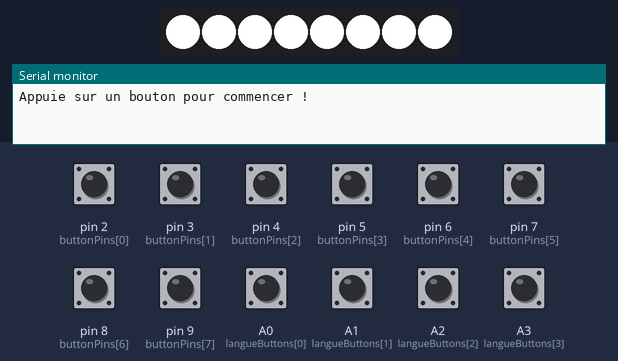
The sketch below on a simulated Arduino Uno, built with avr-gcc and run on an emulated ATmega328P. Parts: 8 RGB LEDs in strip order, left to right, the last lines printed to the serial monitor. The inputs (shaded band) are chosen by the test bench; at power-on: A0 (langueButtons[0]), A1 (langueButtons[1]), A2 (langueButtons[2]), A3 (langueButtons[3]), pin 2 (buttonPins[0]), pin 3 (buttonPins[1]), pin 4 (buttonPins[2]), pin 5 (buttonPins[3]), pin 6 (buttonPins[4]), pin 7 (buttonPins[5]), pin 8 (buttonPins[6]), pin 9 (buttonPins[7]) HIGH.

Above: at 1.2 s.
1.3 s: pin 4 (buttonPins[2]) pulled LOW for 0.15 s
At 1.42 s:
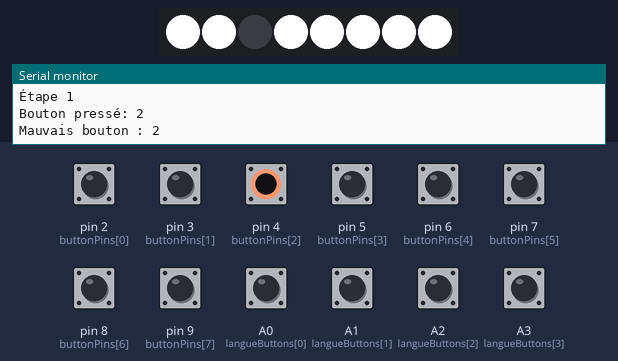
2.0 s: pin 5 (buttonPins[3]) pulled LOW for 1 s
At 2.22 s:
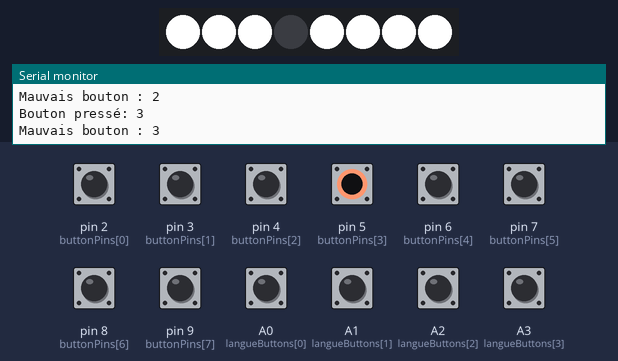
3.6 s: pin 2 (buttonPins[0]) pulled LOW for 0.15 s
At 5.0 s:
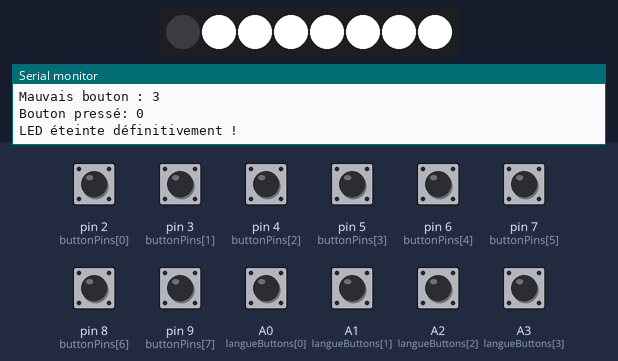
5.3 s: pin 3 (buttonPins[1]) pulled LOW for 0.15 s
At 6.5 s:
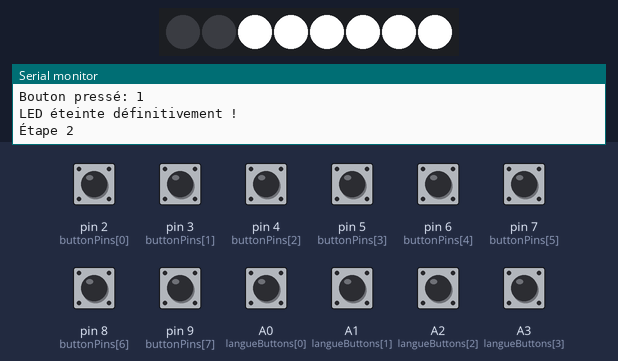
6.9 s: pin 6 (buttonPins[4]) pulled LOW for 0.15 s
At 7.0 s:
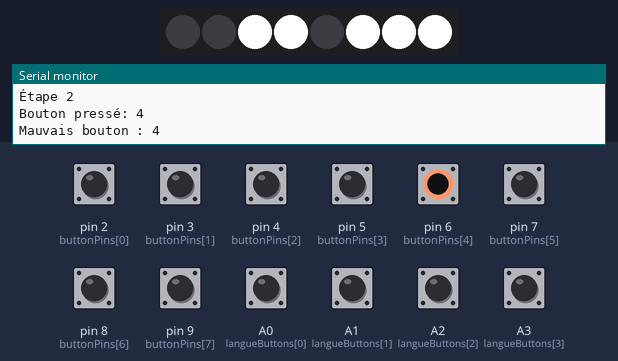
7.6 s: pin 7 (buttonPins[5]) pulled LOW for 0.15 s
At 7.79 s:
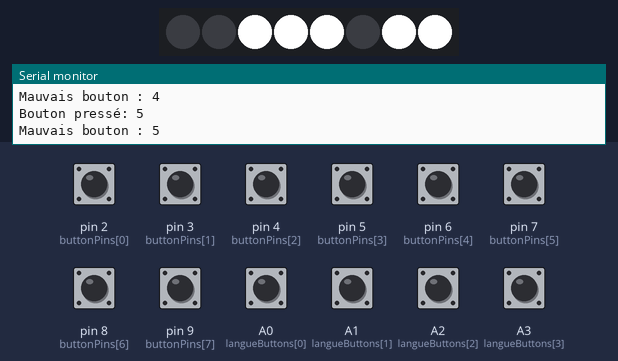
Timing chart, 0 to 39.8 s (numbered marks = the images above; inputs shaded):
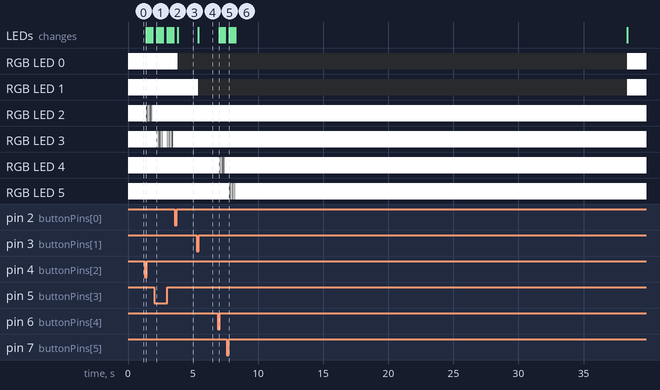

The sketch:

ARDUINO_QUIZZ_V4.ino
```cpp
#include <FastLED.h>
#include <SoftwareSerial.h>

SoftwareSerial mySerial(11, 12); // RX, TX

#define NUM_BUTTONS 8  // Nombre de boutons et LEDs
#define LED_PIN 10
#define NUM_LANGUE_BUTTONS 4  // Nombre de boutons de langues

CRGB leds[NUM_BUTTONS];
const int buttonPins[NUM_BUTTONS] = {2, 3, 4, 5, 6, 7, 8, 9};  // Broches des boutons
const int langueButtons[NUM_LANGUE_BUTTONS] = {A0, A1, A2, A3};  // Boutons pour changer la langue NL-FR-DE-EN

bool ledState[NUM_BUTTONS];      // true = allumée, false = éteinte
bool disabledButtons[NUM_BUTTONS] = {false};  // Empêcher les boutons désactivés d'agir
int currentStage = 0;            // Étape actuelle
int LANGUE = 0;  // Variable de langue (0 à 3)
bool gameStarted = false;


// Définition des boutons corrects pour chaque étape
const byte stages[4][NUM_BUTTONS] = {
    {1, 1, 0, 0, 0, 0, 0, 0},  // Étape 1 : boutons corrects à éteindre
    {0, 0, 1, 1, 0, 0, 0, 0},  // Étape 2
    {0, 0, 0, 0, 1, 1, 0, 0},  // Étape 3
    {0, 0, 0, 0, 0, 0, 1, 1}   // Étape 4
};

// Timeout
unsigned long lastActionTime = 0;
const unsigned long TIMEOUT = 30000;  // 30 000 ms = 30 secondes

void setup() {
    Serial.begin(115200);
    mySerial.begin(9600);   // Port série vers ESP32
    FastLED.addLeds<WS2812, LED_PIN, GRB>(leds, NUM_BUTTONS);

    for (int i = 0; i < NUM_BUTTONS; i++) {
        pinMode(buttonPins[i], INPUT_PULLUP);  // Activer résistance interne pull-up
        leds[i] = CRGB::White;  // Allume toutes les LEDs au départ
        ledState[i] = true;
        disabledButtons[i] = false;  // Aucun bouton désactivé au début
    }


    for (int i = 0; i < NUM_LANGUE_BUTTONS; i++) {
        pinMode(langueButtons[i], INPUT_PULLUP);
    }

    FastLED.show();
    Serial.println("Appuie sur un bouton pour commencer !");
    mySerial.println("Appuie               sur un bouton pour   commencer !");
    lastActionTime = millis();  // Initialiser le timer
}

void loop() {

    checkLangueButtons();  // Vérifier les boutons de langue
    checkTimeout();  // Vérifier si on doit reset après inactivité

    if (!gameStarted) {
        checkFirstPress();
        return;
    }

    bool stageCompleted = true;

    for (int i = 0; i < NUM_BUTTONS; i++) {
        if (digitalRead(buttonPins[i]) == LOW) {  // Bouton pressé
            delay(50);  // Anti-rebond

            if (!disabledButtons[i]) {  // Vérifie si le bouton est encore actif
                Serial.print("Bouton pressé: "); Serial.println(i);
                mySerial.print("Bouton press"); mySerial.write(0x82); mySerial.print(" : ");;mySerial.println(i);

                if (stages[currentStage][i] == 1 && ledState[i]) {
                    leds[i] = CRGB::Black;  // Éteindre la LED
                    ledState[i] = false;
                    disabledButtons[i] = true;  // Désactiver le bouton
                    Serial.println("LED éteinte définitivement !");
                    mySerial.print("LED "); mySerial.write(0x82); mySerial.println("teinte !");
                } else if (stages[currentStage][i] == 0) {
                    flashLed(i);
                }
                FastLED.show();
                lastActionTime = millis();  // Mettre à jour le timer
                delay(200);
            }
        }

        // Vérifier si tous les bons boutons sont éteints
        if (stages[currentStage][i] == 1 && ledState[i]) {
            stageCompleted = false;
        }
    }

    if (stageCompleted) {
        nextStage();
    }
}

// Vérifie si un bouton de langue est pressé et met à jour LANGUE
void checkLangueButtons() {
    for (int i = 0; i < NUM_LANGUE_BUTTONS; i++) {
        if (digitalRead(langueButtons[i]) == LOW) {
            delay(50);
            LANGUE = i;
            Serial.print("Langue sélectionnée : ");
            Serial.println(LANGUE);
            mySerial.print("Langue               "); mySerial.print("s"); mySerial.write(0x82); mySerial.print("lectionn"); mySerial.write(0x82); mySerial.print("e :");
            mySerial.println(LANGUE);
            lastActionTime = millis();  // Mettre à jour le timer
            delay(500);
            resetGame(); //relance le jeu lors du changement de langue
        }
    }
}

// Vérifie si un bouton est pressé pour démarrer le jeu
void checkFirstPress() {
    for (int i = 0; i < NUM_BUTTONS; i++) {
        if (digitalRead(buttonPins[i]) == LOW) {
            Serial.println("Jeu commencé !");
            mySerial.print("Jeu commenc"); mySerial.write(0x82); mySerial.println(" !");
            gameStarted = true;
            Serial.println("Étape 1");
            mySerial.write(0x90); mySerial.println("tape 1");
            lastActionTime = millis();  // Mettre à jour le timer
            return;
        }
    }
}

// Vérifie si on dépasse le timeout et réinitialise le jeu
void checkTimeout() {
    if (millis() - lastActionTime > TIMEOUT) {
        Serial.println("Temps écoulé ! Réinitialisation du jeu...");
        resetGame();
    }
}

// Fait clignoter une LED rapidement (uniquement si elle est encore active)
void flashLed(int index) {
    Serial.print("Mauvais bouton : "); Serial.println(index);
    mySerial.print("Mauvais bouton : "); mySerial.println(index);
    if (!disabledButtons[index]) {  // Ne pas clignoter si la Led est déjà éteinte
        for (int j = 0; j < 5; j++) {
            leds[index] = CRGB::Black;
            FastLED.show();
            delay(50);
            leds[index] = CRGB::White;
            FastLED.show();
            delay(50);
        }
    }
}

// Passe à l'étape suivante
void nextStage() {
    currentStage++;
    if (currentStage >= 3) {
        Serial.println("Jeu terminé ! Recommence !");
        mySerial.print("Jeu termin"); mySerial.write(0x82); mySerial.print(" !        "); mySerial.print("Red"); mySerial.write(0x82); mySerial.println("mmarage...");
        delay(500);
        resetGame();
    } else {
        Serial.print("Étape "); Serial.println(currentStage + 1);
        mySerial.write(0x90); mySerial.print("tape "); mySerial.println(currentStage + 1);
    }
    FastLED.show();
}


// Réinitialise le jeu après un timeout ou la fin du cycle
void resetGame() {
    currentStage = 0;
    gameStarted = false;
    Serial.println("Retour au début. Appuie sur un bouton pour commencer.");
    mySerial.println("Appuie               sur un bouton pour   commencer !");

    for (int i = 0; i < NUM_BUTTONS; i++) {
        leds[i] = CRGB::White;
        ledState[i] = true;
        disabledButtons[i] = false;
    }

    FastLED.show();
    lastActionTime = millis();  // Remettre à zéro le timer
}
```

Measured:
- after the input at 1.3 s, RGB LED 2: alternates RGB(255, 255, 255) for 0.05 s and off for 0.05 s, starting after 0.12 s; the LEDs: change after 0.12 s (image 1)
- after the input at 2.0 s, RGB LED 3: goes 4 × (off 0.05 s, RGB(255, 255, 255) 0.05 s), off 0.05 s, RGB(255, 255, 255) 0.34 s, 4 × (off 0.05 s, RGB(255, 255, 255) 0.05 s), off 0.05 s, then RGB(255, 255, 255), starting after 0.22 s; the LEDs: change after 0.22 s (image 2)
- after the input at 3.6 s, RGB LED 0: RGB(255, 255, 255) → off after 0.20 s; the LEDs: change after 0.20 s (image 3)
- after the input at 5.3 s, RGB LED 1: RGB(255, 255, 255) → off after 0.09 s; the LEDs: change after 0.09 s (image 4)
- after the input at 6.9 s, RGB LED 4: alternates RGB(255, 255, 255) for 0.05 s and off for 0.05 s, starting after 0.09 s; the LEDs: change after 0.09 s (image 5)
- after the input at 7.6 s, the LEDs: change after 0.19 s (image 6)
